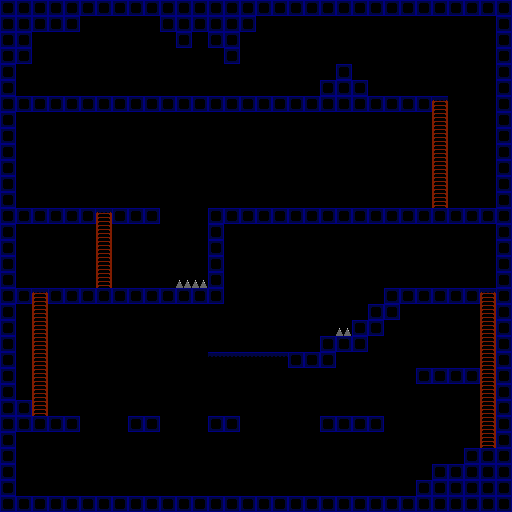

Below is a game level as drawn by its tile map, then a one-line description and the .tmx that defines it (tile-layer data replaced by summaries):
An orthogonal 32x32 tile map with 16x16 px tiles, 5 tile layers (ladder, one_way_block, water, needle, ...).

<map version="1.10" tiledversion="1.11.1-99-gec89c545" orientation="orthogonal" renderorder="right-down" width="32" height="32" tilewidth="16" tileheight="16" infinite="0" nextlayerid="7" nextobjectid="1">
 <tileset firstgid="1" source="../../tileset/tileset_map_element.tsx" />
 <layer id="1" name="ladder" width="32" height="32">
  <data>[1024 cells, 30 non-empty, 1 distinct tile ids]</data>
 </layer>
 <layer id="6" name="one_way_block" width="32" height="32">
  <data>[1024 cells, 9 non-empty, 1 distinct tile ids]</data>
 </layer>
 <layer id="4" name="water" width="32" height="32">
  <data>[1024 cells, 0 non-empty, 0 distinct tile ids]</data>
 </layer>
 <layer id="3" name="needle" width="32" height="32">
  <data>[1024 cells, 3 non-empty, 1 distinct tile ids]</data>
 </layer>
 <layer id="5" name="block" width="32" height="32">
  <data>[1024 cells, 256 non-empty, 1 distinct tile ids]</data>
 </layer>
</map>
